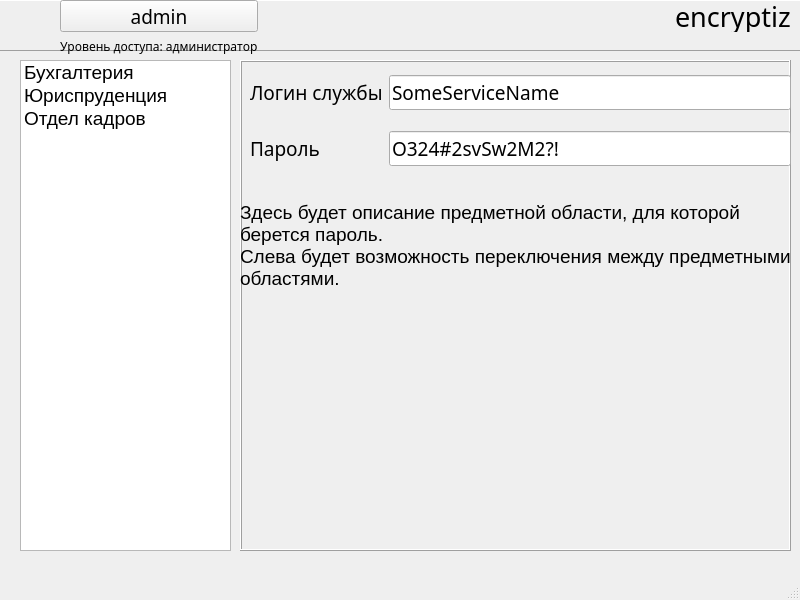
<?xml version="1.0" encoding="UTF-8"?>
<ui version="4.0">
 <class>MainWindow</class>
 <widget class="QMainWindow" name="MainWindow">
  <property name="geometry">
   <rect>
    <x>0</x>
    <y>0</y>
    <width>800</width>
    <height>600</height>
   </rect>
  </property>
  <property name="font">
   <font>
    <family>Montserrat-Alt1</family>
   </font>
  </property>
  <property name="windowTitle">
   <string>encryptiz</string>
  </property>
  <widget class="QWidget" name="centralwidget">
   <widget class="QLabel" name="label">
    <property name="geometry">
     <rect>
      <x>0</x>
      <y>0</y>
      <width>61</width>
      <height>51</height>
     </rect>
    </property>
    <property name="text">
     <string/>
    </property>
    <property name="scaledContents">
     <bool>true</bool>
    </property>
    <property name="wordWrap">
     <bool>false</bool>
    </property>
   </widget>
   <widget class="QWidget" name="gridLayoutWidget">
    <property name="geometry">
     <rect>
      <x>60</x>
      <y>0</y>
      <width>731</width>
      <height>55</height>
     </rect>
    </property>
    <layout class="QGridLayout" name="gridLayout">
     <item row="0" column="0">
      <widget class="QPushButton" name="pushButton">
       <property name="font">
        <font>
         <family>Montserrat-Alt1</family>
         <pointsize>14</pointsize>
        </font>
       </property>
       <property name="layoutDirection">
        <enum>Qt::LeftToRight</enum>
       </property>
       <property name="autoFillBackground">
        <bool>false</bool>
       </property>
       <property name="text">
        <string>admin</string>
       </property>
       <property name="iconSize">
        <size>
         <width>20</width>
         <height>20</height>
        </size>
       </property>
      </widget>
     </item>
     <item row="0" column="2">
      <widget class="QLabel" name="label_3">
       <property name="font">
        <font>
         <family>Montserrat-Alt1</family>
         <pointsize>20</pointsize>
        </font>
       </property>
       <property name="text">
        <string>encryptiz</string>
       </property>
      </widget>
     </item>
     <item row="1" column="0">
      <widget class="QLabel" name="label_2">
       <property name="text">
        <string>Уровень доступа: администратор</string>
       </property>
      </widget>
     </item>
     <item row="0" column="1">
      <spacer name="horizontalSpacer">
       <property name="orientation">
        <enum>Qt::Horizontal</enum>
       </property>
       <property name="sizeHint" stdset="0">
        <size>
         <width>40</width>
         <height>20</height>
        </size>
       </property>
      </spacer>
     </item>
    </layout>
   </widget>
   <widget class="QFrame" name="frame">
    <property name="geometry">
     <rect>
      <x>-10</x>
      <y>0</y>
      <width>811</width>
      <height>51</height>
     </rect>
    </property>
    <property name="frameShape">
     <enum>QFrame::Panel</enum>
    </property>
    <property name="frameShadow">
     <enum>QFrame::Raised</enum>
    </property>
   </widget>
   <widget class="QListWidget" name="listWidget">
    <property name="geometry">
     <rect>
      <x>20</x>
      <y>60</y>
      <width>211</width>
      <height>491</height>
     </rect>
    </property>
    <property name="font">
     <font>
      <family>Segoe UI</family>
      <pointsize>14</pointsize>
     </font>
    </property>
    <item>
     <property name="text">
      <string>Бухгалтерия</string>
     </property>
    </item>
    <item>
     <property name="text">
      <string>Юриспруденция</string>
     </property>
    </item>
    <item>
     <property name="text">
      <string>Отдел кадров</string>
     </property>
    </item>
   </widget>
   <widget class="QFrame" name="frame_2">
    <property name="geometry">
     <rect>
      <x>240</x>
      <y>60</y>
      <width>551</width>
      <height>491</height>
     </rect>
    </property>
    <property name="frameShape">
     <enum>QFrame::Box</enum>
    </property>
    <property name="frameShadow">
     <enum>QFrame::Raised</enum>
    </property>
    <widget class="QLabel" name="label_4">
     <property name="enabled">
      <bool>true</bool>
     </property>
     <property name="geometry">
      <rect>
       <x>0</x>
       <y>120</y>
       <width>551</width>
       <height>131</height>
      </rect>
     </property>
     <property name="font">
      <font>
       <family>Segoe UI</family>
       <pointsize>14</pointsize>
      </font>
     </property>
     <property name="text">
      <string>&lt;html&gt;&lt;head/&gt;&lt;body&gt;&lt;p&gt;Здесь будет описание предметной области, для которой &lt;br/&gt;берется пароль.&lt;br/&gt;Слева будет возможность переключения между предметными&lt;br/&gt; областями.&lt;/p&gt;&lt;/body&gt;&lt;/html&gt;</string>
     </property>
    </widget>
    <widget class="QWidget" name="gridLayoutWidget_2">
     <property name="geometry">
      <rect>
       <x>10</x>
       <y>0</y>
       <width>541</width>
       <height>121</height>
      </rect>
     </property>
     <layout class="QGridLayout" name="gridLayout_2">
      <item row="1" column="1">
       <widget class="QLineEdit" name="lineEdit_2">
        <property name="enabled">
         <bool>true</bool>
        </property>
        <property name="font">
         <font>
          <family>Montserrat-Alt1</family>
          <pointsize>14</pointsize>
         </font>
        </property>
        <property name="text">
         <string>O324#2svSw2M2?!</string>
        </property>
        <property name="readOnly">
         <bool>true</bool>
        </property>
       </widget>
      </item>
      <item row="0" column="0">
       <widget class="QLabel" name="label_5">
        <property name="font">
         <font>
          <family>Montserrat-Alt1</family>
          <pointsize>14</pointsize>
         </font>
        </property>
        <property name="text">
         <string>Логин службы</string>
        </property>
       </widget>
      </item>
      <item row="0" column="1">
       <widget class="QLineEdit" name="lineEdit">
        <property name="enabled">
         <bool>true</bool>
        </property>
        <property name="font">
         <font>
          <family>Montserrat-Alt1</family>
          <pointsize>14</pointsize>
         </font>
        </property>
        <property name="text">
         <string>SomeServiceName</string>
        </property>
        <property name="readOnly">
         <bool>true</bool>
        </property>
       </widget>
      </item>
      <item row="1" column="0">
       <widget class="QLabel" name="label_6">
        <property name="font">
         <font>
          <family>Montserrat-Alt1</family>
          <pointsize>14</pointsize>
         </font>
        </property>
        <property name="text">
         <string>Пароль</string>
        </property>
       </widget>
      </item>
     </layout>
    </widget>
   </widget>
   <zorder>frame</zorder>
   <zorder>label</zorder>
   <zorder>gridLayoutWidget</zorder>
   <zorder>listWidget</zorder>
   <zorder>frame_2</zorder>
  </widget>
  <widget class="QMenuBar" name="menubar">
   <property name="geometry">
    <rect>
     <x>0</x>
     <y>0</y>
     <width>800</width>
     <height>21</height>
    </rect>
   </property>
  </widget>
  <widget class="QStatusBar" name="statusbar"/>
 </widget>
 <resources/>
 <connections/>
</ui>
